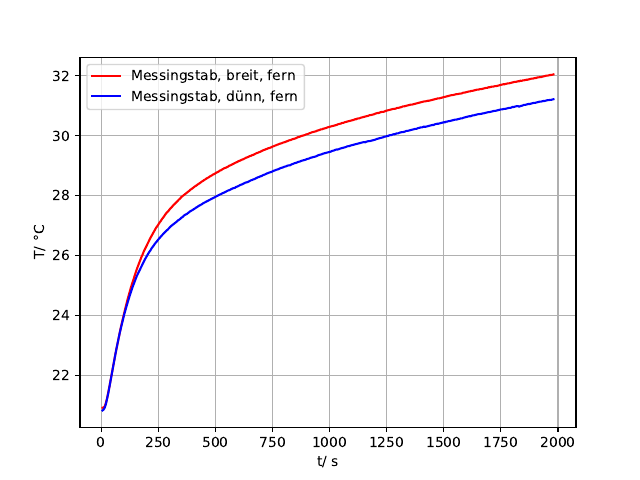

The Python source for this figure:
import numpy as np
from scipy.optimize import curve_fit
import matplotlib.pyplot as plt
from uncertainties import ufloat

t, T1,T2,T3,T4,T5,T6,T7,T8 = np.genfromtxt('Run1org.txt', unpack=True)
t=t*5

ln= np.linspace(0, 2100)

plt.plot (t,T1, 'r-', label='Messingstab, breit, fern')
plt.plot (t,T4, 'b-', label='Messingstab, dünn, fern')


plt.xlabel(r't/ s')
plt.ylabel(r'T/ °C')

plt.legend()
plt.grid()
plt.savefig('T14.pdf')
